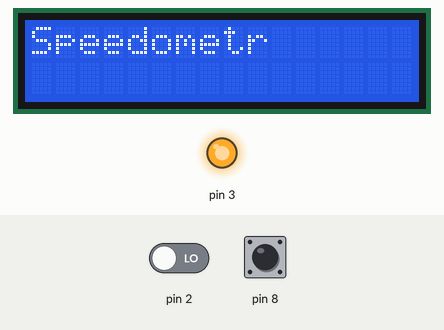
The sketch below on a simulated Arduino Uno, built with avr-gcc and run on an emulated ATmega328P. Parts: 16×2 character LCD, output pins drawn as LEDs (lit = HIGH). The test bench sets the inputs (shaded band); at power-on: pin 2 LOW, pin 8 HIGH. EEPROM starts erased.

Above: at 0.1 s.
4.3 s: pin 2 driven HIGH
At 7.1 s:
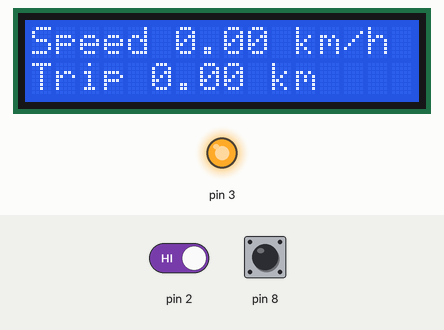
7.3 s: pin 8 pulled LOW for 0.15 s
10.4 s: pin 8 pulled LOW for 1 s
14.4 s: pin 8 pulled LOW for 0.15 s
17.5 s: pin 8 pulled LOW for 3.2 s
23.7 s: pin 8 pulled LOW for 0.15 s
Timing chart, 0 to 26.7 s (numbered marks = the images above; inputs shaded):
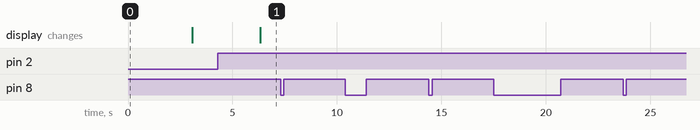

The sketch:

main.ino
```cpp
#include <LiquidCrystal_I2C.h>
#include <EEPROM.h>
#include <Arduino.h>

LiquidCrystal_I2C lcd(0x27, 16, 2);

float SPEED, DIST, TRIP; //Скорость, Дистанция
float w_length = 2.070; //Длина окружности колеса в метрах
bool disp;
float DisplaySpeed;
unsigned long lastturn, time_press;
boolean state, button;

void setup()
{
    lcd.init();
    lcd.backlight();
    lcd.home();
    lcd.print("Speedometr"); //Тут может быть любая надпись
    DIST=(float)EEPROM.read(0)/10.0; //Загружаем из памяти пробег при включении
    attachInterrupt(0, wheelrotation, RISING); //Подключить прерывание на 2 пин при повышении сигнала
    pinMode(3, OUTPUT);   //3 пин как выход
    digitalWrite(3, HIGH);  //Подать 5 вольт на 3 пин для датчика
    pinMode(8, INPUT_PULLUP);   //Сюда подключена кнопка
    TRIP = 0;
    delay(3000);
    lcd.clear();
}

void wheelrotation()
{
  if (millis()-lastturn > 80)
  {
    SPEED=w_length/((float)(millis()-lastturn)/1000)*3.6;  //Расчет скорости, км/ч
    DisplaySpeed = SPEED;
    lastturn=millis();  //Время последнего оборота
    DIST = DIST + w_length / 1000;//Прибавляем длину колеса к дистанции при каждом обороте
    TRIP =  TRIP + w_length/1000;
  }
}
void loop()
{
/*Если 2 секунды нет движения, считаем что скорость 0 и сохраняем ODO*/
  if ((millis()-lastturn)>2000)
  {
    SPEED=0;
    EEPROM.write(0,(float)DIST*10.0);
  }

/*Если данные изменились, меняем их на дисплее*/
  if (DisplaySpeed != SPEED)
  {
    lcd.clear();
    lcd.setCursor(0, 0);
    lcd.print("Speed"); lcd.print(' '); lcd.print(SPEED); lcd.print(' '); lcd.print("km/h");
      if (disp == false)
      {
        lcd.setCursor(0, 1);
        lcd.print("ODO"); lcd.print(' '); lcd.print(DIST); lcd.print(' '); lcd.print("km");
      }
      else
      {
      lcd.setCursor(0, 1);
      lcd.print("Trip"); lcd.print(' '); lcd.print(TRIP); lcd.print(' '); lcd.print("km");
      }
  }

/*Обработка кнопки*/
  if (digitalRead(8) == LOW)
  {
    state = 1;
    button = 1;
    time_press = millis();
     while (millis() - time_press <= 500)
     {
      if (digitalRead(8) == HIGH)
      {
        button=0;
        break;
       }
     }
  }

/*Однократное нажатие меняет вывод ODO и Trip, долгое нажатие в режиме Trip обнуляет его*/
  switch (button)
  {
    case 0:
        disp =! disp;
        state = 0;
      break;
    case 1:
      if (disp == true)
      {
        TRIP = 0;
        state = 0;
      }
      break;
  }
}
```

Measured:
- after the input at 4.3 s, the display: changes after 2.0 s (image 1)
- after the input at 7.3 s, every drawn part: stays the same
- after the input at 10.4 s, every drawn part: stays the same
- after the input at 14.4 s, every drawn part: stays the same
- after the input at 17.5 s, every drawn part: stays the same
- after the input at 23.7 s, every drawn part: stays the same
